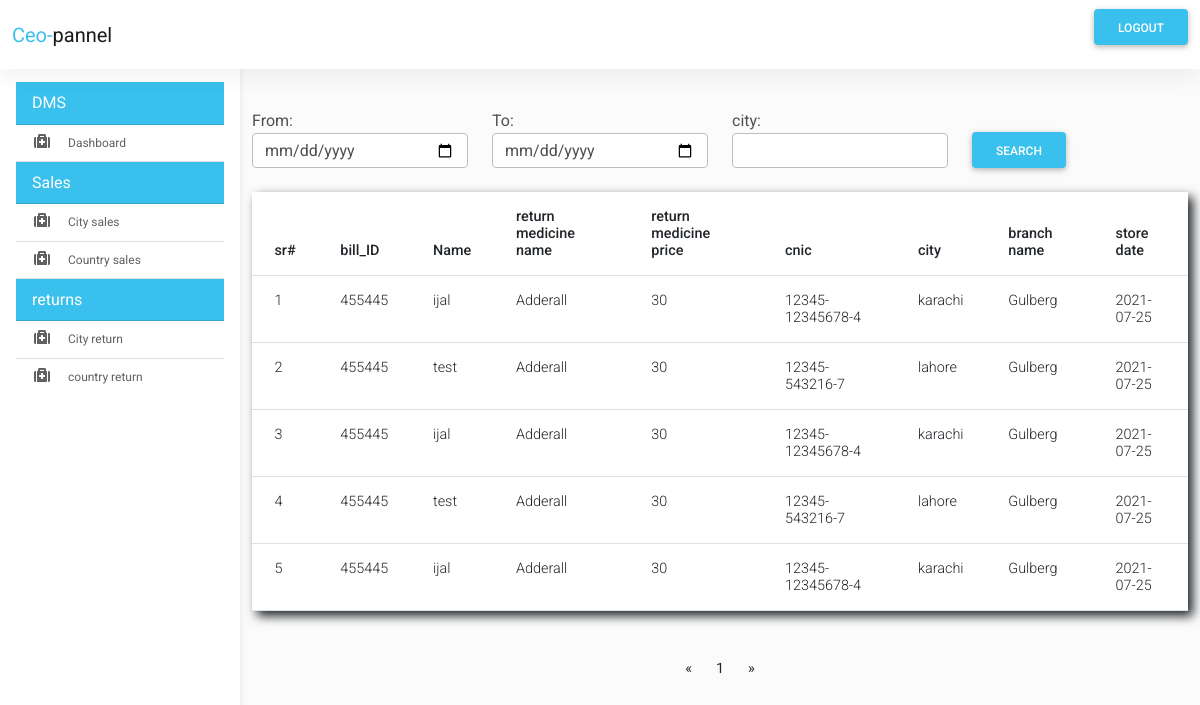
Before: /Ceo/cityreturn.php (signed in) with the older database file.
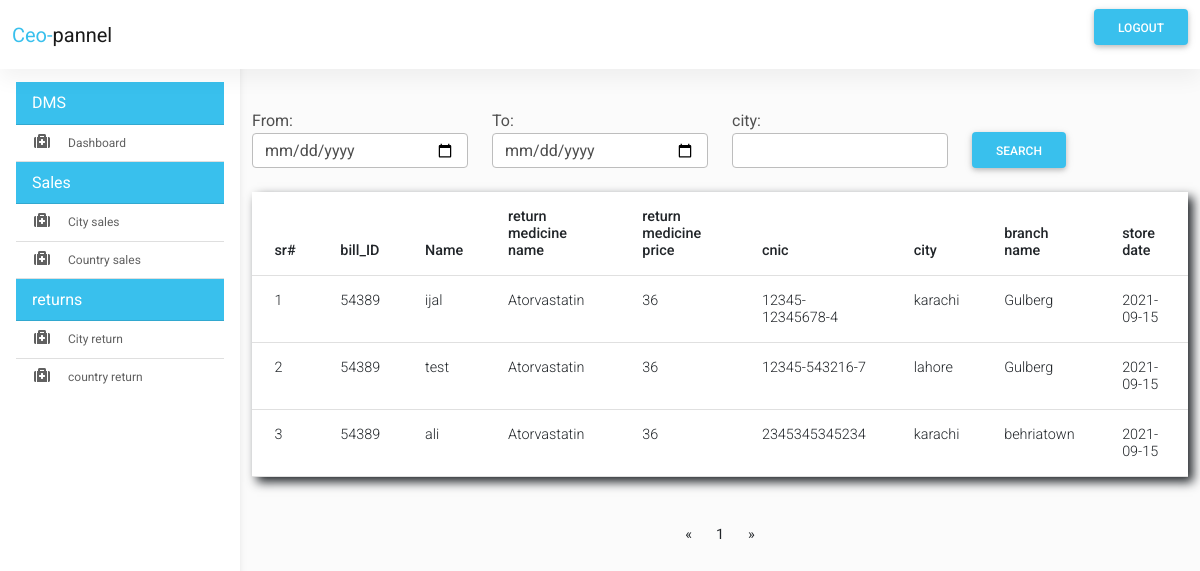
After: the same page with the newer database file.
### tables this page shows
CREATE TABLE `sales_m_return` (
  `id` int(11) NOT NULL,
  `rm_name` text NOT NULL,
  `rm_qty` int(250) NOT NULL,
  `rm_price` int(250) NOT NULL,
  `rm_id` int(250) NOT NULL,
  `salesman_id` int(250) NOT NULL,
  `s_table_r_id` int(250) NOT NULL,
  `created_at` date NOT NULL DEFAULT current_timestamp()
);

CREATE TABLE `sales_manager` (
  `id` int(11) NOT NULL,
  `name` text NOT NULL,
  `cnic` text NOT NULL,
  `phone` text NOT NULL,
  `password` text NOT NULL,
  `country` text NOT NULL,
  `city` text NOT NULL,
  `branch_name` text NOT NULL
);

### Ceo/cityreturn.php (the view, shortened to what this page needs)
<?php
include "./layouts/header.php";
include "./layouts/navbar.php";
?>
<main style="margin-top: 58px">
  <div class="container pt-4">
    <section>
      <div class="row">
      <div class="col-xl-12 col-sm-10 col-12 mb-4">
        <div class="col-xl-12 col-sm-10 col-12 mb-4">
        <form action="<?php echo $_SERVER['PHP_SELF']; ?>" method="post">
<div class="row mt-10px">
    <div class="col-md-3 " >
    <label for="">From: </label>
        <input type="date" name="date_1" class="form-control "   />
    </div>
    <div class="col-md-3">
<label for="">To:</label>
<input type="date" name="date_2" class="form-control"  />
</div>
<div class="col-md-3">
        <label for="">city:</label>
        <input type="text" name="city" class="form-control"  />
    </div>
    <div class="col-md-3">
        <button type="submit" class="btn btn-info mt-4" name="btnseach" style="width: fit-content;margin-top:20px">search</button>
    </div>
    </form>
          </div>
        </div>
          <table class="table">
            <thead>
              <tr>
                <th>sr#</th>
                <th>bill_ID</th>
                <th>Name</th>
                <th>return medicine name</th>
                <th>return medicine price</th>
                <th>cnic</th>
                <th>city</th>
                <th>branch name</th>
                <th>store date</th>
              </tr>
            </thead>
            <tbody>
            <?php
    $index=0;
  $result_per_page = 5;
        $sql = "SELECT * FROM sales_m_return ";
        $result = $connect->query($sql);
        $number_of_rows = mysqli_num_rows($result);
        if ($result->num_rows > 0) {
            $number_of_f_p = ceil($number_of_rows / $result_per_page);
            if (!isset($_GET['page'])) {
                $page = 1;
            } else {
                $page = $_GET['page'];
            }
            $this_page_f_result = ($page - 1) * $result_per_page;
           if(isset($_POST['btnseach'])){
               $date_1=$_POST["date_1"];
               $date_2=$_POST["date_2"];
               $city=$_POST["city"];
               $sql = "SELECT * from sales_m_return a, sales_manager b  where city='$city' AND created_at between   '$date_1'  AND   '$date_2'   LIMIT " . $this_page_f_result . ',' . $result_per_page;
           }else{
               $sql = "SELECT * from sales_m_return a, sales_manager b LIMIT " . $this_page_f_result . ',' . $result_per_page;
           }
            $result = $connect->query($sql);
            while ($row = $result->fetch_assoc()) {
        ?>
                                <tr>
                                  <td><?php echo ++$index; ?></td>
                                  <td><?php echo $row['rm_id']; ?></td>
                                  <td><?php echo $row['name']; ?></td>
                                  <td><?php echo $row['rm_name']; ?></td>
                                  <td><?php echo $row['rm_price']; ?></td>
                                    <td ><?php echo $row['cnic']; ?></td>
                                    <td ><?php echo $row['city']; ?></td>
                                    <td ><?php echo $row['branch_name']; ?></td>
                                    <td><?php echo $row['created_at']; ?></td>
                                </tr>
                    <?php
                            }
                        }
                    ?>
            </tbody>
          </table>
        </div>
        <div class="set_pagination">
    <nav aria-label="Page navigation example">
        <ul class="pagination justify-content-center">
            <li class="page-item">
                <a class="page-link" href="index.php?page=<?php echo $page ?>" aria-label="Previous">
                    <span aria-hidden="true">&laquo;</span>
                </a>
            </li>
            <?php
            for ($page = 1; $page <= $number_of_f_p; $page++) {
            ?>
                <li class="page-item"><a class="page-link" href="index.php?page=<?php echo $page ?>"><?php echo $page ?></a></li>
            <?php
            }
            ?>
            <li class="page-item">
                <a class="page-link" href="index.php?page=<?php echo $page - 1 ?>" aria-label="Next">
                    <span aria-hidden="true">&raquo;</span>
                </a>
            </li>
        </ul>
    </nav>
</div>
      </div>
</main>
<?php
include "./layouts/footer.php";
?>

Changed rows visible on the page:
removed sales_m_return: rm "455445", sales_manager.name "ijal", rm_name "Adderall", rm_price "30", sales_manager.cnic "12345-12345678-4", sales_manager.city "karachi", sales_manager.branch_name "Gulberg", created_at "2021-07-25", sales_manager.name "test", sales_manager.cnic "12345-543216-7", sales_manager.city "lahore"
removed sales_m_return: rm "455445", sales_manager.name "ijal", rm_name "Adderall", rm_price "30", sales_manager.cnic "12345-12345678-4", sales_manager.city "karachi", sales_manager.branch_name "Gulberg", created_at "2021-07-25", sales_manager.name "test", sales_manager.cnic "12345-543216-7", sales_manager.city "lahore"
removed sales_m_return: rm "455445", sales_manager.name "ijal", rm_name "Adderall", rm_price "30", sales_manager.cnic "12345-12345678-4", sales_manager.city "karachi", sales_manager.branch_name "Gulberg", created_at "2021-07-25"
added sales_m_return: rm "54389", sales_manager.name "ijal", rm_name "Atorvastatin", rm_price "36", sales_manager.cnic "12345-12345678-4", sales_manager.city "karachi", sales_manager.branch_name "Gulberg", created_at "2021-09-15", sales_manager.name "test", sales_manager.cnic "12345-543216-7", sales_manager.city "lahore", sales_manager.name "ali", sales_manager.cnic "2345345345234", sales_manager.branch_name "behriatown"
